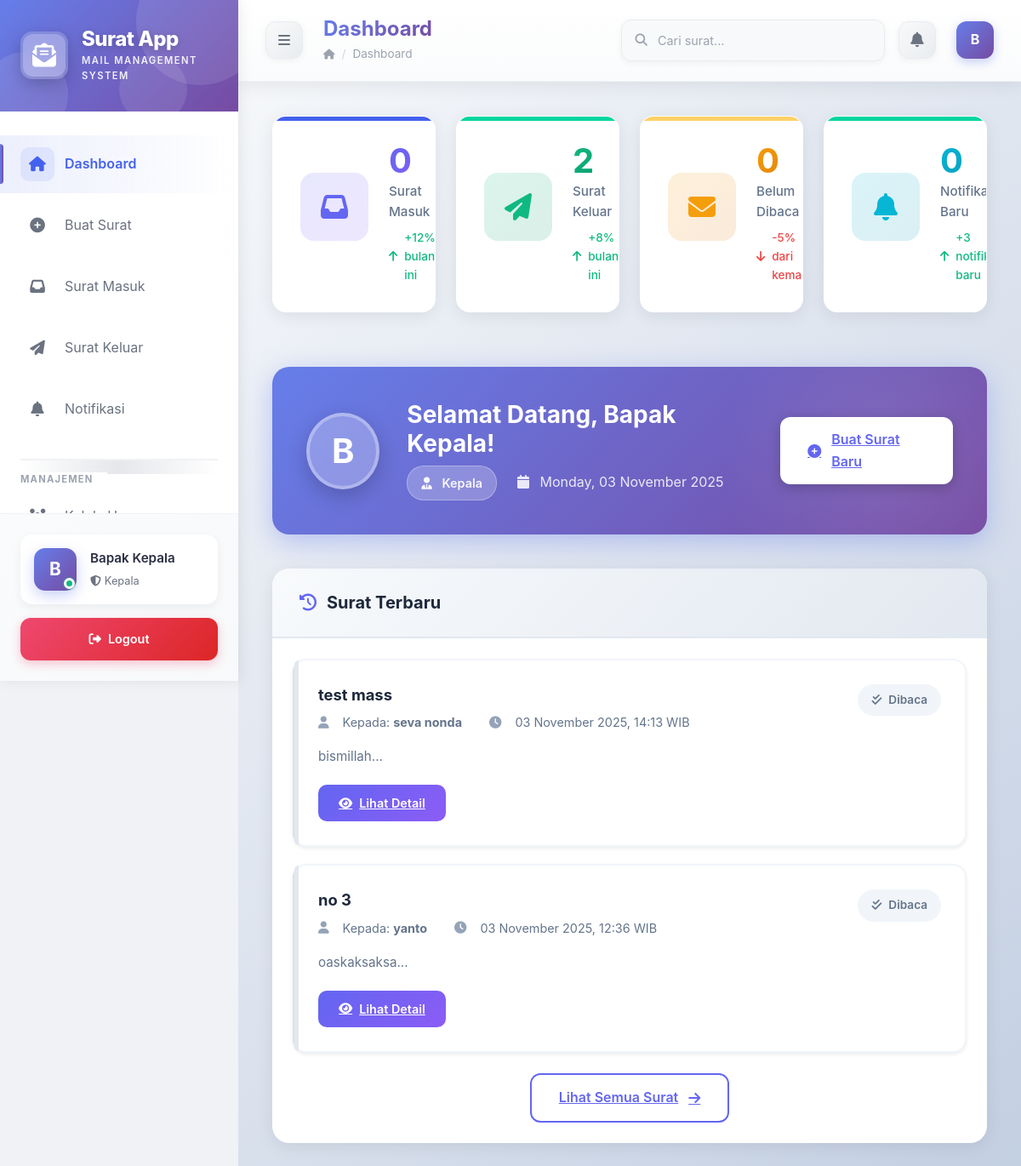
/dashboard.php (signed in), run on the app's committed database.
### tables this page shows
CREATE TABLE `surat` (
  `id_surat` int(11) NOT NULL,
  `pengirim_id` int(11) NOT NULL,
  `penerima_id` int(11) NOT NULL,
  `judul` varchar(30) NOT NULL,
  `isi` text NOT NULL,
  `tanggal_kirim` datetime NOT NULL,
  `status` enum('unread','read') DEFAULT 'unread'
);

CREATE TABLE `users` (
  `id_user` int(11) NOT NULL,
  `nama` varchar(30) NOT NULL,
  `username` varchar(30) NOT NULL,
  `password` varchar(20) NOT NULL,
  `jabatan` enum('kepala','sekretaris','kabag','kasubag','staff') NOT NULL,
  `bagian_id` int(11) DEFAULT NULL,
  `subbag_id` int(11) DEFAULT NULL,
  `created_at` datetime DEFAULT current_timestamp()
);

### config.php (called while the page is built, shortened)
<?php
$conn = mysqli_connect(DB_HOST, DB_USER, DB_PASS, DB_NAME);
mysqli_set_charset($conn, "utf8mb4");
function formatTanggal($datetime) {
    $bulan = [
        1 => 'Januari', 'Februari', 'Maret', 'April', 'Mei', 'Juni',
        'Juli', 'Agustus', 'September', 'Oktober', 'November', 'Desember'
    ];
    $timestamp = strtotime($datetime);
    $tgl = date('d', $timestamp);
    $bln = $bulan[(int)date('m', $timestamp)];
    $thn = date('Y', $timestamp);
    $jam = date('H:i', $timestamp);
    return "$tgl $bln $thn, $jam WIB";
}
function countUnreadNotif($user_id) {
    global $conn;
    $query = "SELECT COUNT(*) as total FROM notifikasi
              WHERE id_user = " . (int)$user_id . " AND status = 'unread'";
    $result = mysqli_query($conn, $query);
    $row = mysqli_fetch_assoc($result);
    return $row['total'];
}
?>

### dashboard.php (the view, shortened to what this page needs)
<?php
require_once 'config.php';
$user_id = $_SESSION['user_id'];
$stats = [
    'surat_masuk' => 0,
    'surat_keluar' => 0,
    'surat_unread' => 0,
    'notifikasi_unread' => 0
];
$stmt = mysqli_prepare($conn, "SELECT COUNT(*) as total FROM surat WHERE penerima_id = ?");
mysqli_stmt_bind_param($stmt, "i", $user_id);
mysqli_stmt_execute($stmt);
$result = mysqli_stmt_get_result($stmt);
$stats['surat_masuk'] = mysqli_fetch_assoc($result)['total'];
$stmt = mysqli_prepare($conn, "SELECT COUNT(*) as total FROM surat WHERE pengirim_id = ?");
mysqli_stmt_bind_param($stmt, "i", $user_id);
mysqli_stmt_execute($stmt);
$result = mysqli_stmt_get_result($stmt);
$stats['surat_keluar'] = mysqli_fetch_assoc($result)['total'];
$stmt = mysqli_prepare($conn, "SELECT COUNT(*) as total FROM surat WHERE penerima_id = ? AND status = 'unread'");
mysqli_stmt_bind_param($stmt, "i", $user_id);
mysqli_stmt_execute($stmt);
$result = mysqli_stmt_get_result($stmt);
$stats['surat_unread'] = mysqli_fetch_assoc($result)['total'];
$stats['notifikasi_unread'] = countUnreadNotif($user_id);
$stmt = mysqli_prepare($conn, "SELECT s.*,
          u_pengirim.nama as pengirim_nama,
          u_penerima.nama as penerima_nama,
          u_pengirim.jabatan as pengirim_jabatan,
          u_penerima.jabatan as penerima_jabatan
          FROM surat s
          LEFT JOIN users u_pengirim ON s.pengirim_id = u_pengirim.id_user
          LEFT JOIN users u_penerima ON s.penerima_id = u_penerima.id_user
          WHERE s.penerima_id = ? OR s.pengirim_id = ?
          ORDER BY s.tanggal_kirim DESC
          LIMIT 5");
mysqli_stmt_bind_param($stmt, "ii", $user_id, $user_id);
mysqli_stmt_execute($stmt);
$recent_surat = mysqli_stmt_get_result($stmt);
include 'includes/header.php';
?>
<div class="dashboard-wrapper">
    <div class="content-wrapper">
        <div class="row stats-row">
            <div class="col-lg-3 col-md-6 mb-4">
                <div class="stat-card primary fade-in">
                    <div class="stat-content">
                        <div class="stat-icon">
                            <i class="fas fa-inbox"></i>
                        </div>
                        <div class="stat-details">
                            <div class="stat-number"><?= $stats['surat_masuk'] ?></div>
                            <div class="stat-label">Surat Masuk</div>
                            <div class="stat-trend">
                                <i class="fas fa-arrow-up"></i>
                                <span>+12% bulan ini</span>
                            </div>
                        </div>
                    </div>
                </div>
            </div>
            <div class="col-lg-3 col-md-6 mb-4">
                <div class="stat-card success fade-in">
                    <div class="stat-content">
                        <div class="stat-icon">
                            <i class="fas fa-paper-plane"></i>
                        </div>
                        <div class="stat-details">
                            <div class="stat-number"><?= $stats['surat_keluar'] ?></div>
                            <div class="stat-label">Surat Keluar</div>
                            <div class="stat-trend">
                                <i class="fas fa-arrow-up"></i>
                                <span>+8% bulan ini</span>
                            </div>
                        </div>
                    </div>
                </div>
            </div>
            <div class="col-lg-3 col-md-6 mb-4">
                <div class="stat-card warning fade-in">
                    <div class="stat-content">
                        <div class="stat-icon">
                            <i class="fas fa-envelope"></i>
                        </div>
                        <div class="stat-details">
                            <div class="stat-number"><?= $stats['surat_unread'] ?></div>
                            <div class="stat-label">Belum Dibaca</div>
                            <div class="stat-trend down">
                                <i class="fas fa-arrow-down"></i>
                                <span>-5% dari kemarin</span>
                            </div>
                        </div>
                    </div>
                </div>
            </div>
            <div class="col-lg-3 col-md-6 mb-4">
                <div class="stat-card info fade-in">
                    <div class="stat-content">
                        <div class="stat-icon">
                            <i class="fas fa-bell"></i>
                        </div>
                        <div class="stat-details">
                            <div class="stat-number"><?= $stats['notifikasi_unread'] ?></div>
                            <div class="stat-label">Notifikasi Baru</div>
                            <div class="stat-trend">
                                <i class="fas fa-arrow-up"></i>
                                <span>+3 notifikasi baru</span>
                            </div>
                        </div>
                    </div>
                </div>
            </div>
        </div>
        <div class="welcome-card fade-in">
            <div class="welcome-content">
                <div class="welcome-avatar">
                    <?= strtoupper(substr($_SESSION['nama'], 0, 1)) ?>
                </div>
                <div class="welcome-info">
                    <h2>Selamat Datang, <?= htmlspecialchars($_SESSION['nama']) ?>!</h2>
                    <div class="welcome-meta">
                        <div class="welcome-badge">
                            <i class="fas fa-user-tie me-2"></i>
                            <?= ucfirst(htmlspecialchars($_SESSION['jabatan'])) ?>
                        </div>
                        <div style="opacity: 0.9;">
                            <i class="fas fa-calendar me-2"></i>
                            <?= date('l, d F Y') ?>
                        </div>
                    </div>
                </div>
                <div class="welcome-actions">
                    <a href="surat_buat.php" class="btn-create-letter">
                        <i class="fas fa-plus-circle"></i>
                        <span>Buat Surat Baru</span>
                    </a>
                </div>
            </div>
        </div>
        <div class="recent-card fade-in">
            <div class="recent-header">
                <h5>
                    <i class="fas fa-history"></i>
                    Surat Terbaru
                </h5>
            </div>
            <div class="recent-body">
                <?php if (mysqli_num_rows($recent_surat) > 0): ?>
                    <?php while ($surat = mysqli_fetch_assoc($recent_surat)): ?>
                        <div class="surat-item <?= $surat['status'] ?> fade-in">
                            <div class="surat-header">
                                <div style="flex: 1;">
                                    <div class="surat-title"><?= htmlspecialchars($surat['judul']) ?></div>
                                    <div class="surat-meta">
                                        <div class="surat-meta-item">
                                            <i class="fas fa-user"></i>
                                            <span>
                                                <?php if ($surat['pengirim_id'] == $user_id): ?>
                                                    Kepada: <strong><?= htmlspecialchars($surat['penerima_nama']) ?></strong>
                                                <?php else: ?>
                                                    Dari: <strong><?= htmlspecialchars($surat['pengirim_nama']) ?></strong>
                                                <?php endif; ?>
                                            </span>
                                        </div>
                                        <div class="surat-meta-item">
                                            <i class="fas fa-clock"></i>
                                            <span><?= formatTanggal($surat['tanggal_kirim']) ?></span>
                                        </div>
                                    </div>
                                </div>
                                <div>
                                    <?php if ($surat['status'] == 'unread' && $surat['penerima_id'] == $user_id): ?>
                                        <span class="surat-badge new">
                                            <i class="fas fa-star"></i>
                                            Baru
                                        </span>
                                    <?php else: ?>
                                        <span class="surat-badge read">
                                            <i class="fas fa-check-double"></i>
                                            Dibaca
                                        </span>
                                    <?php endif; ?>
                                </div>
                            </div>
                            <div class="surat-preview">
                                <?= substr(htmlspecialchars($surat['isi']), 0, 180) ?>...
                            </div>
                            <div class="surat-actions">
                                <a href="surat_detail.php?id=<?= $surat['id_surat'] ?>" class="btn-detail">
                                    <i class="fas fa-eye"></i>
                                    Lihat Detail
                                </a>
                            </div>
                        </div>
                    <?php endwhile; ?>
                    <div class="text-center mt-4">
                        <a href="surat_masuk.php" class="btn-view-all">
                            <span>Lihat Semua Surat</span>
                            <i class="fas fa-arrow-right"></i>
                        </a>
                    </div>
                <?php endif; ?>
            </div>
        </div>
    </div>
</div>
<?php include 'includes/footer.php'; ?>

### assets/css/style.css (style rules this page uses)
:root { --primary: #4361ee; --secondary: #3f37c9; --success: #06d6a0; --danger: #ef476f; --warning: #ffd166; --info: #06d6a0; --dark: #2b2d42; --light: #f8f9fa; --gradient-1: linear-gradient(135deg, #667eea 0%, #764ba2 100%); --gradient-2: linear-gradient(135deg, #f093fb 0%, #f5576c 100%); --gradient-3: linear-gradient(135deg, #4facfe 0%, #00f2fe 100%); --shadow-sm: 0 2px 4px rgba(0, 0, 0, 0.08); --shadow-md: 0 4px 6px rgba(0, 0, 0, 0.1); --shadow-lg: 0 10px 25px rgba(0, 0, 0, 0.15); --shadow-xl: 0 20px 40px rgba(0, 0, 0, 0.2); }
* { margin: 0; padding: 0; box-sizing: border-box; }
body { font-family: 'Inter', 'Segoe UI', Tahoma, Geneva, Verdana, sans-serif; background: #f0f2f5; color: #333; line-height: 1.6; }
.content-wrapper { padding: 2rem; }
.stat-card { background: white; border-radius: 12px; padding: 1.5rem; box-shadow: var(--shadow-sm); transition: all 0.3s ease; position: relative; overflow: hidden; }
.stat-card::before { content: ''; position: absolute; top: 0; left: 0; width: 4px; height: 100%; }
.stat-card.primary::before { background: var(--primary); }
.stat-card.success::before { background: var(--success); }
.stat-card.warning::before { background: var(--warning); }
.stat-card.info::before { background: var(--info); }
.stat-icon { width: 60px; height: 60px; border-radius: 12px; display: flex; align-items: center; justify-content: center; font-size: 1.75rem; margin-bottom: 1rem; }
.stat-card.primary .stat-icon { background: rgba(67, 97, 238, 0.1); color: var(--primary); }
.stat-card.success .stat-icon { background: rgba(6, 214, 160, 0.1); color: var(--success); }
.stat-card.warning .stat-icon { background: rgba(255, 209, 102, 0.1); color: var(--warning); }
.stat-card.info .stat-icon { background: rgba(6, 214, 160, 0.1); color: var(--info); }
.stat-number { font-size: 2rem; font-weight: 700; color: var(--dark); margin-bottom: 0.25rem; }
.stat-label { color: #6c757d; font-size: 0.95rem; }
.surat-item { background: white; border-radius: 12px; padding: 1.25rem; margin-bottom: 1rem; box-shadow: var(--shadow-sm); transition: all 0.3s ease; border-left: 4px solid transparent; }
.surat-item.read { border-left-color: #e0e0e0; }
.surat-header { display: flex; justify-content: space-between; align-items: start; margin-bottom: 0.75rem; }
.surat-title { font-weight: 600; color: var(--dark); font-size: 1.1rem; margin-bottom: 0.25rem; }
.surat-meta { display: flex; gap: 1.5rem; color: #6c757d; font-size: 0.9rem; }
.surat-meta i { margin-right: 0.5rem; }
.surat-preview { color: #6c757d; margin-bottom: 1rem; line-height: 1.5; }
.surat-actions { display: flex; gap: 0.5rem; }
.fade-in { animation: fadeIn 0.5s ease; }

### data on the page
surat: judul "test mass", penerima.nama "seva nonda", tanggal_kirim "03 November 2025, 14:13 WIB", status "Dibaca", isi "bismillah"
surat: judul "no 3", penerima.nama "yanto", tanggal_kirim "03 November 2025, 12:36 WIB", status "Dibaca", isi "oaskaksaksa"

### other printed values
substr($_SESSION['nama'], 0, 1) "B"
$_SESSION['nama'] "Bapak Kepala"
$_SESSION['jabatan'] "Kepala"
$page_title "Dashboard"
$stats['surat_masuk'] "0"
$stats['surat_keluar'] "2"
$stats['surat_unread'] "0"
$stats['notifikasi_unread'] "0"
